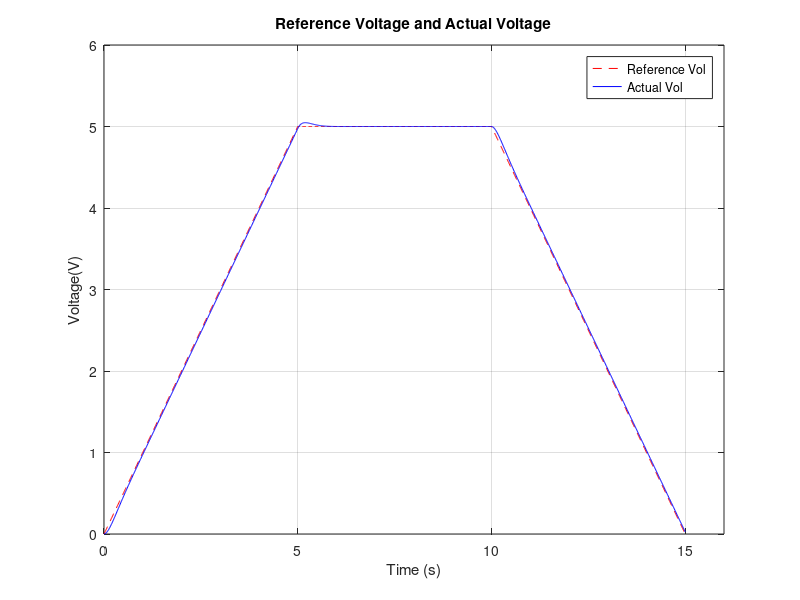

This chart was generated by the following MATLAB code:
% time from 0 to 15 with step size of 0.01
t = 0:0.01:15; 
%voltage vector v with zeros
v = zeros(size(t)); 

%set the values of v equal to the corresponding values of t for the time range t <= 5.
v(t <= 5) = t(t <= 5); 
% set the values of v to 5 for the time range 5 < t <= 10.
v(t > 5 & t <= 10) = 5; 
% set the values of v to a linearly decreasing ramp from 15 to 10 for the time range 10 < t <= 15.
v(t > 10 & t <= 15) = (-t(t > 10 & t <= 15) + 10) + 5;

% Define transfer function parameters 
Kp = 10; Ki = 40;
Num = [Kp Ki]; Den = [1 Kp+1 Ki];
M = tf(Num,Den);

%applying v to the tf M using the lsim function & stores the output response in the vector y
y = lsim(M, v, t);

% Plot Reference
plot(t, v, 'r--', t, y, 'b-');
xlabel('Time (s)');  ylabel('Voltage(V)');
legend('Reference Vol','Actual Vol');  title('Reference Voltage and Actual Voltage')
xlim([0,16]); ylim([0, 6]);
grid on